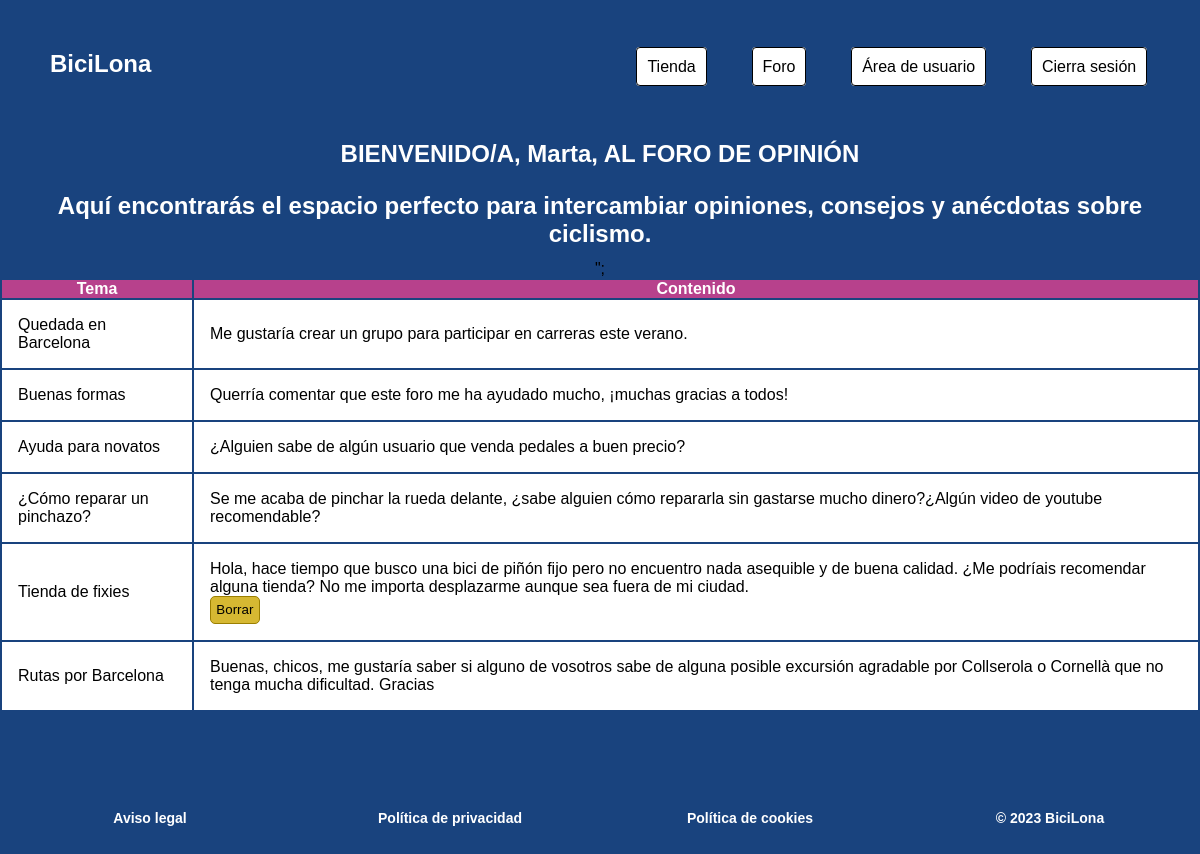
Screenshot of /Vista/foro.php (signed in) with the database file from the repository.
### tables this page shows
CREATE TABLE `post` (
  `id_post` int(20) NOT NULL,
  `id_autor` int(10) NOT NULL,
  `tema` varchar(50) NOT NULL,
  `contenido` varchar(250) NOT NULL
);

### Modelo/postsMod.php (called while the page is built, shortened)
<?php
	function getPost() {
		$conexion = abrirConexion();
		$sql= "SELECT * FROM POST ORDER BY id_post DESC";
        $resultados = mysqli_query($conexion, $sql);
        return $resultados;
	}
?>

### Controlador/postsCont.php (the view)
<?php
	require "../Modelo/postsMod.php";
  function muestraPost(){
    $datos = getPost();
    echo "<div class='tabla'>
            <table align='center'>\n
              <tr>\n
                <th align='center'>Tema</th>\n
                <th align='center'>Contenido</th>\n
              </tr>\n";
          foreach ($datos as $fila) {
            echo "<tr>\n
                    <td align='center'>" . $fila["tema"] . "</td>\n
                    <td align='center'>" . $fila["contenido"] . "
                      <form action='foro.php' method='POST'>";
                        if ($fila["id_autor"] == $_SESSION['id_usr']) {
                          echo "<input type='hidden' name='id_post' value='" . $fila["id_post"] . "'>
                                <input type='submit' name='borrar' value='Borrar'>";
                        }
            echo   "</form>
                    </td>\n
                  </tr>";
          };
    echo     "</table>
          </div>";
  };
  ?>

### css/estilos.css (style rules this page uses)
*, *::after, *::before { margin: 0; padding: 0; box-sizing: border-box; }
html { font-family: Montserrat, sans-serif; }
body { box-sizing: inherit; background-color:#19437E; }
a { text-decoration: none; color:white; }
footer { text-align:center; color: white; font-weight: bold; margin: 6em 0 2em 0; }
footer div { padding: 0.2em; }
@media only screen and (min-width: 768px) { footer { display: flex; align-items: baseline; } }
@media only screen and (min-width: 768px) { footer > div { width: 100vw; text-align: center; font-size: 14px; } }
.tabla td { background-color: #ffffff; padding: 1em; text-align: left; }
.tabla th { color: #ffffff; background-color: #b7418c; }
.tabla form input[type="submit"] { background-color: #d6b832; border: 1px solid #9b7f02; border-radius: 5px; padding: 0.4em; cursor:pointer; }

### rows the page displays
post: tema "Quedada en Barcelona", contenido "Me gustaría crear un grupo para participar en carreras este verano."
post: tema "Buenas formas", contenido "Querría comentar que este foro me ha ayudado mucho, ¡muchas gracias a todos!"
post: tema "Ayuda para novatos", contenido "¿Alguien sabe de algún usuario que venda pedales a buen precio?"
post: tema "¿Cómo reparar un pinchazo?", contenido "Se me acaba de pinchar la rueda delante, ¿sabe alguien cómo repararla sin gastarse mucho dinero?¿Algún video de youtube recomendable?"
post: tema "Tienda de fixies", contenido "Hola, hace tiempo que busco una bici de piñón fijo pero no encuentro nada asequible y de buena calidad. ¿Me podríais recomendar alguna tienda? No me importa desplazarme aunque sea fuera de mi ciudad."
post: tema "Rutas por Barcelona", contenido "Buenas, chicos, me gustaría saber si alguno de vosotros sabe de alguna posible excursión agradable por Collserola o Cornellà que no tenga mucha dificultad. Gracias"

### other values shown
$_SESSION['nombre'] "Marta"
